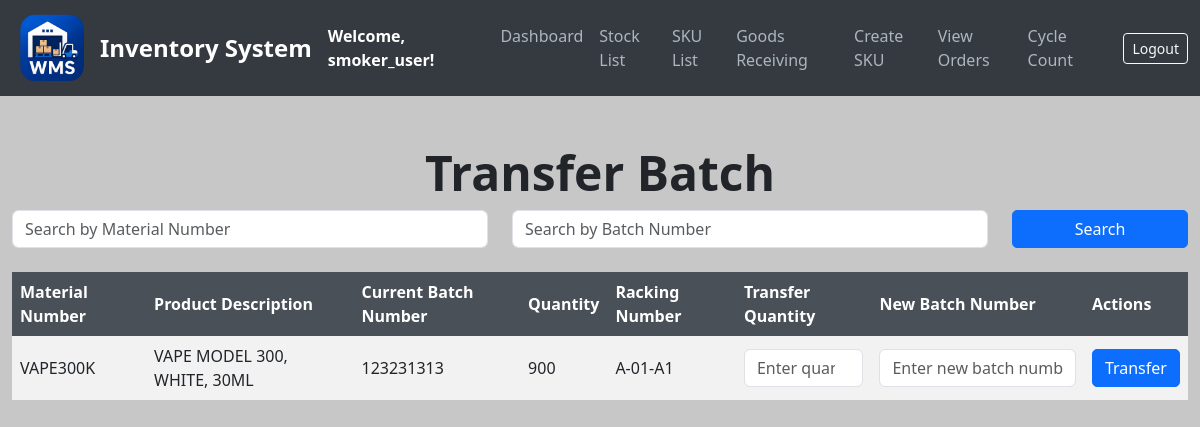
The page /transfer-batch (signed in) on the database its author committed.
### models.py (models this page shows, shortened)
class User(UserMixin, db.Model):
    __tablename__ = 'users'
    id = db.Column(db.Integer, primary_key=True)
    username = db.Column(db.String(80), unique=True, nullable=False)
    email = db.Column(db.String(120), unique=True, nullable=False)
    password = db.Column(db.String(200), nullable=False)
    date_created = db.Column(db.DateTime, default=get_local_time)
    last_login = db.Column(db.DateTime, nullable=True)
    is_active = db.Column(db.Boolean, default=True)
    is_approved = db.Column(db.Boolean, default=False)
    is_admin = db.Column(db.Boolean, default=False)
    plan = db.Column(db.String(20), default='basic')
    can_create_racking = db.Column(db.Boolean, default=False)
    can_create_stock = db.Column(db.Boolean, default=False)
    can_create_order = db.Column(db.Boolean, default=False)
    can_transfer_stock = db.Column(db.Boolean, default=False)
    can_transfer_batch = db.Column(db.Boolean, default=False)
    can_mass_transfer = db.Column(db.Boolean, default=False)
    can_bulk_transfer = db.Column(db.Boolean, default=False)
    can_add_sku = db.Column(db.Boolean, default=False)
    can_view_orders = db.Column(db.Boolean, default=False)  # ← new
    can_cycle_count = db.Column(db.Boolean, default=False)  # ← new

class Stock(db.Model):
    __tablename__ = 'stock'
    id = db.Column(db.Integer, primary_key=True)
    sku_id = db.Column(db.Integer, db.ForeignKey('sku_list.id'), nullable=False)  # Foreign key reference to SKU
    sku = db.relationship('SKU', backref='stocks', lazy=True)  # Add relationship to SKU
    quantity = db.Column(db.Integer, default=0, nullable=False)
    batch_number = db.Column(db.String(100), nullable=True)
    shipment_number = db.Column(db.String(100), nullable=True)
    racking_number = db.Column(db.String(100), nullable=True)
    remarks = db.Column(db.String(255), nullable=True)
    timestamp = db.Column(db.DateTime, default=get_local_time)  # New timestamp column

class SKU(db.Model):
    __tablename__ = 'sku_list'
    id = db.Column(db.Integer, primary_key=True)
    material_number = db.Column(db.String(50), unique=True, nullable=False)
    product_description = db.Column(db.String(200), nullable=False)
    pack_size_id = db.Column(db.Integer, db.ForeignKey('pack_sizes.id'), nullable=False)
    weight = db.Column(db.Float, nullable=False)
    pack_size = db.relationship('PackSize', backref='skus', lazy=True)  # Establish relationship

### app.py (the view)
@app.route('/transfer-batch', methods=['GET'])
@login_required
@permission_required('can_transfer_batch')
def show_transfer_batch():
    material_number_search = request.args.get('material_number', '').strip()
    batch_number_search = request.args.get('batch_number', '').strip()
    page = request.args.get(get_page_parameter(), type=int, default=1)
    per_page = 100  # CHANGED: Was 10, now 100 (shows more items)
    query = Stock.query.join(SKU)
    if material_number_search:
        query = query.filter(SKU.material_number.ilike(f"%{material_number_search}%"))
    if batch_number_search:
        query = query.filter(Stock.batch_number.ilike(f"%{batch_number_search}%"))
    query = query.filter(Stock.quantity > 0)
    paginated_query = query.paginate(page=page, per_page=per_page, error_out=False)
    stocks = paginated_query.items
    batch_numbers = db.session.query(Stock.batch_number).distinct().all()
    batch_numbers = [batch[0] for batch in batch_numbers]  # Extract only batch numbers
    return render_template(
        'transfer_batch.html',  # Make sure this matches the template name
        stocks=stocks,
        batch_numbers=batch_numbers,
        pagination=Pagination(page=page, per_page=per_page, total=paginated_query.total, css_framework='bootstrap5'),
        material_number_search=material_number_search,
        batch_number_search=batch_number_search
    )

### app.py (called while the page is built)
def permission_required(permission):
    def decorator(f):
        @wraps(f)
        def decorated_function(*args, **kwargs):
            if not current_user.is_authenticated:
                return redirect(url_for('login'))
            if current_user.is_admin:
                return f(*args, **kwargs)
            if not getattr(current_user, permission, False):
                flash('You do not have permission to access this feature.', 'danger')
                return redirect(url_for('dashboard'))
            return f(*args, **kwargs)
        return decorated_function
    return decorator

@login_manager.user_loader
def load_user(user_id):
    return db.session.get(User, int(user_id))

### templates/transfer_batch.html (shortened to what this page needs)
{% extends "base.html" %}
{% block content %}
<div class="container mt-5">
    <h1 class="text-center">Transfer Batch</h1>
    <form method="GET" action="/transfer-batch" class="row mb-4">
        <div class="col-md-5">
            <input type="text" id="search_material_number" name="material_number" class="form-control" placeholder="Search by Material Number" value="{{ request.args.get('material_number', '') }}">
        </div>
        <div class="col-md-5">
            <input type="text" id="search_batch_number" name="batch_number" class="form-control" placeholder="Search by Batch Number" value="{{ request.args.get('batch_number', '') }}">
        </div>
        <div class="col-md-2">
            <button type="submit" id="search_btn" class="btn btn-primary w-100">Search</button>
        </div>
    </form>
    <div id="stock_table_container" class="table-responsive {% if not stocks %}d-none{% endif %}">
        <table id="stock_table" class="table table-borderless table-striped align-middle">
            <thead class="table-dark">
                <tr>
                    <th>Material Number</th>
                    <th>Product Description</th>
                    <th>Current Batch Number</th>
                    <th>Quantity</th>
                    <th>Racking Number</th>
                    <th>Transfer Quantity</th>
                    <th>New Batch Number</th>
                    <th>Actions</th>
                </tr>
            </thead>
            <tbody id="stock_body">
                {% for stock in stocks %}
                <tr>
                    <td>{{ stock.sku.material_number }}</td>
                    <td>{{ stock.sku.product_description }}</td>
                    <td>{{ stock.batch_number }}</td>
                    <td>{{ stock.quantity }}</td>
                    <td>{{ stock.racking_number }}</td>
                    <td>
                        <input type="number" class="form-control transfer-quantity" min="1" max="{{ stock.quantity }}" placeholder="Enter quantity" data-stock-id="{{ stock.id }}">
                    </td>
                    <td>
                        <input type="text" class="form-control new-batch" placeholder="Enter new batch number" data-stock-id="{{ stock.id }}">
                    </td>
                    <td>
                        <button class="btn btn-primary transfer-btn" data-stock-id="{{ stock.id }}">Transfer</button>
                    </td>
                </tr>
                {% else %}
                <tr>
                    <td colspan="8" class="text-center">No stocks found. Try searching above.</td>
                </tr>
                {% endfor %}
            </tbody>
        </table>
    </div>
</div>
</body>
</html>
{% endblock %}

### templates/base.html (shortened to what this page needs)
<!DOCTYPE html>
<html lang="en">
<head>
    <link href="https://cdn.jsdelivr.net/npm/bootstrap@5.3.0/dist/css/bootstrap.min.css" rel="stylesheet">
</head>
<body>
<nav class="navbar navbar-expand-lg navbar-dark">
    <div class="container-fluid">
        <img src="{{ url_for('static', filename='logo_.png') }}" alt="Logo" width="80" height="80" class="me-2">
        <a class="navbar-brand" href="/">Inventory System</a>
        <strong class="text-white">Welcome, {{ current_user.username }}!</strong>
        <div class="collapse navbar-collapse" id="navbarNav">
            <ul class="navbar-nav ms-auto">
                <li class="nav-item"><a class="nav-link" href="/dashboard">Dashboard</a></li>
                <li class="nav-item"><a class="nav-link" href="/stocks">Stock List</a></li>
                <li class="nav-item"><a class="nav-link" href="/sku-list">SKU List</a></li>
                {% if current_user.is_admin or current_user.can_create_stock %}
                <li class="nav-item"><a class="nav-link" href="/create-stock">Goods Receiving</a></li>
                {% endif %}
                {% if current_user.is_admin or current_user.can_add_sku %}
                <li class="nav-item"><a class="nav-link" href="/add-sku">Create SKU</a></li>
                {% endif %}
                {% if current_user.is_admin or current_user.can_view_orders %}
                <li class="nav-item"><a class="nav-link" href="/orders">View Orders</a></li>
                {% endif %}
                {% if current_user.is_admin or current_user.can_cycle_count %}
                <li class="nav-item"><a class="nav-link" href="/cycle-count">Cycle Count</a></li>
                {% endif %}
            </ul>
            <form class="d-flex ms-3" action="{{ url_for('logout') }}" method="POST">
                <button class="btn btn-sm btn-outline-light" type="submit">Logout</button>
            </form>
        </div>
    </div>
</nav>
{% block content %}{% endblock %}
</body>
</html>

### rows shown on the page
User: username "smoker_user"
Stock: sku.material_number "VAPE300K", sku.product_description "VAPE MODEL 300, WHITE, 30ML", batch_number "123231313", quantity "900", racking_number "A-01-A1"
